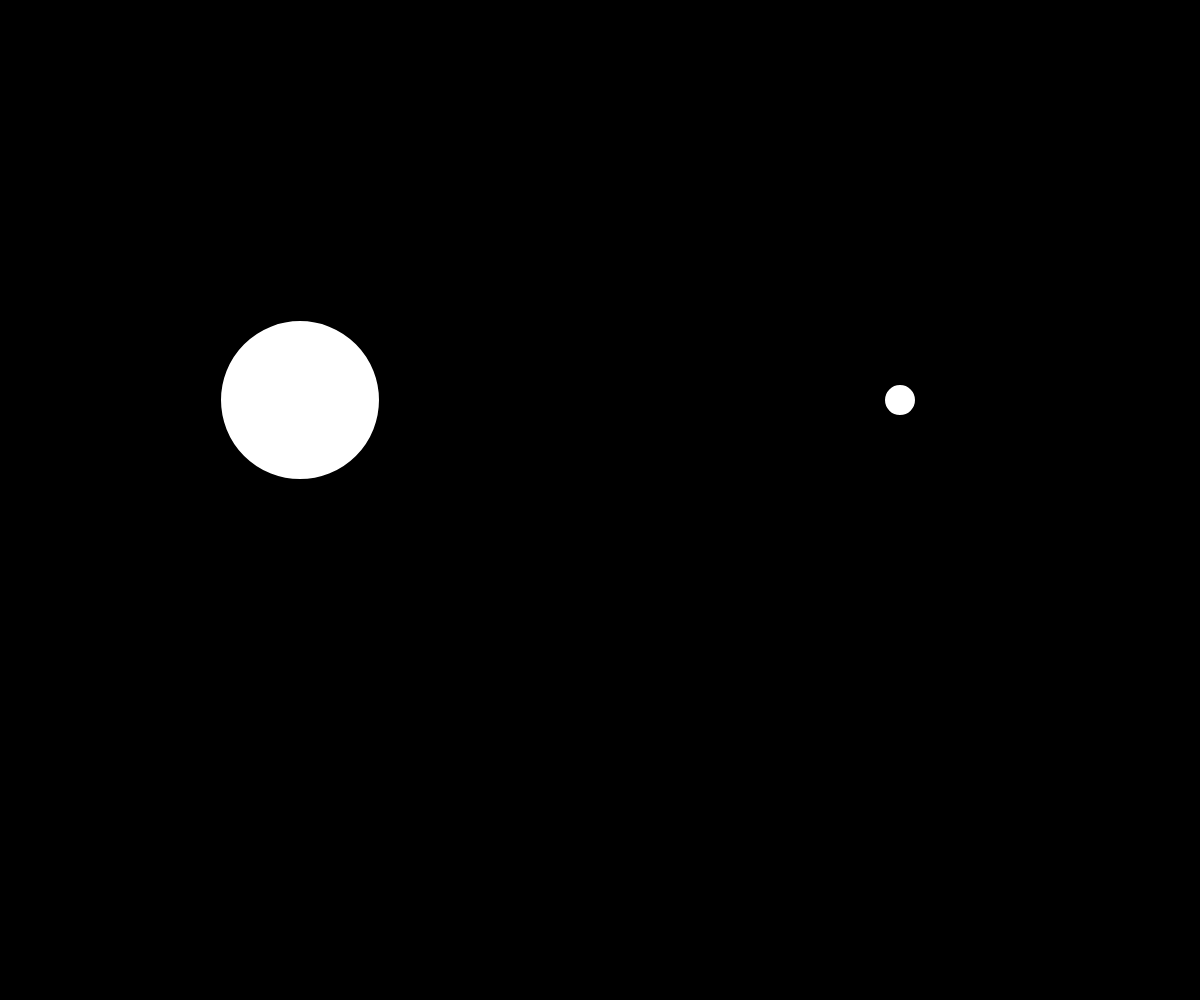
Frame 1 (no input)
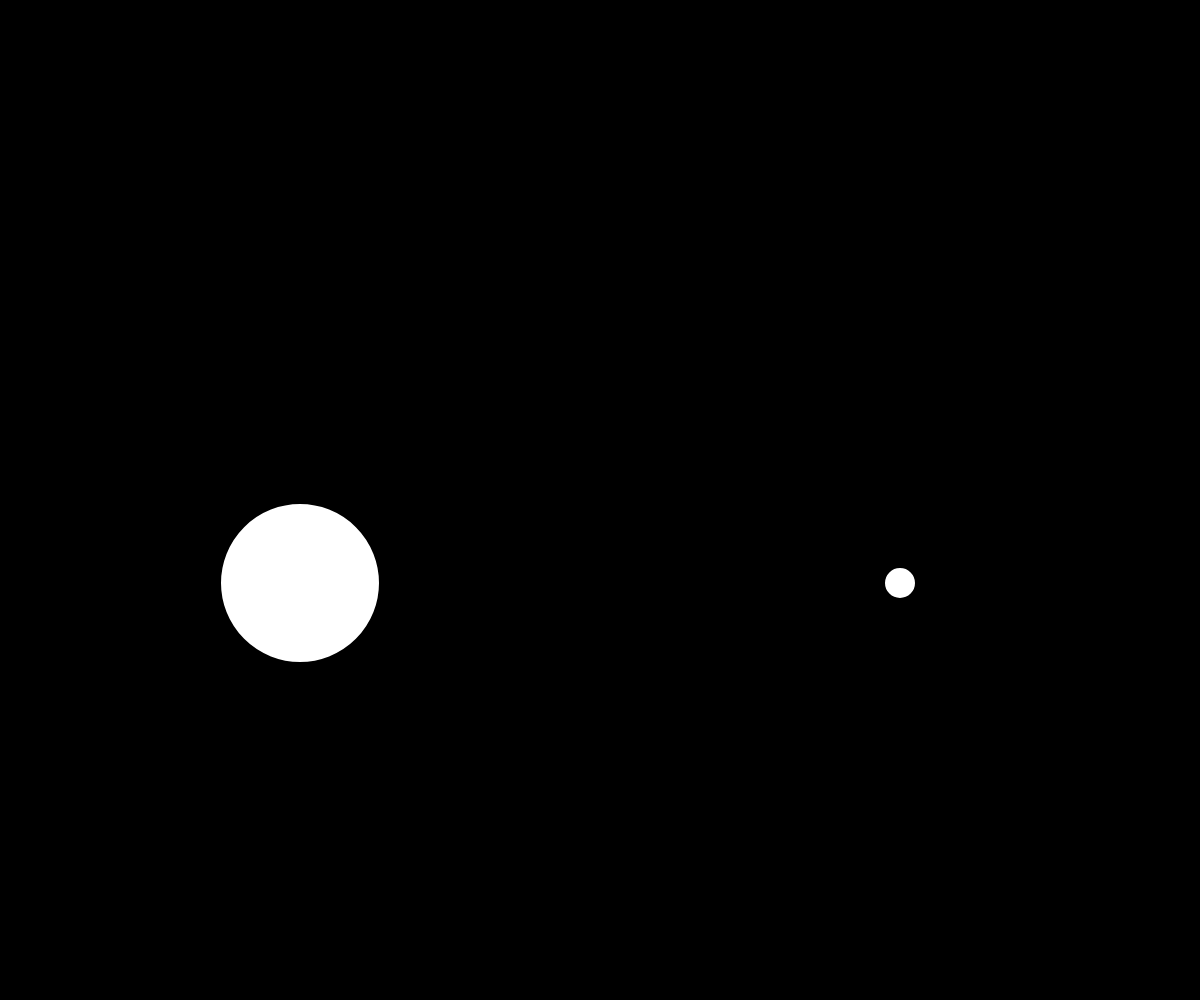
Frame 60 (no input)
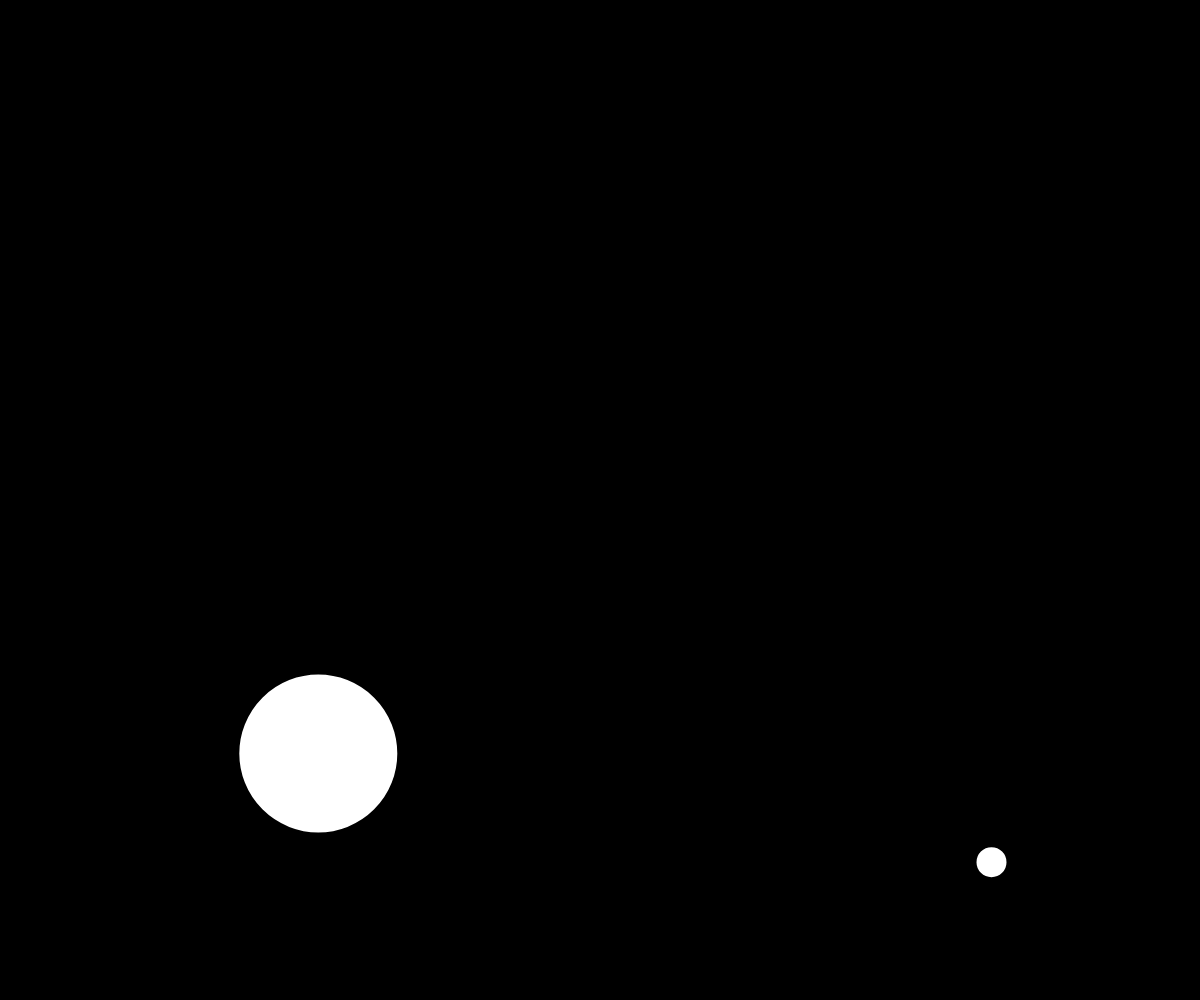
Frame 120 (the mouse pressed at the canvas centre since frame 60)

The p5.js sketch that drew these frames (run headless with seeded random() and noise() and a simulated clock; from frame 60 on, the mouse is pressed at the canvas centre):

// p5.js sketch
// ── sketch.js
let moverA;
let moverB;

function setup() {
  createCanvas(windowWidth, windowHeight);
  // A large Mover on the left side of the window
  moverA = new Mover(width / 4, 400, 10);
  // A smaller Mover on the right side of the window
  moverB = new Mover(width - width / 4, 400, 2);
}

function draw() {
  background(0);

  let gravity = createVector(0, 0.1);

  // On multiplie la force de gravité par la masse
  let gravityA = p5.Vector.mult(gravity, moverA.mass);
  moverA.applyForce(gravityA);
  let gravityB = p5.Vector.mult(gravity, moverB.mass);
  moverB.applyForce(gravityB);

  if (mouseIsPressed) {
    let wind = createVector(0.1, 0);
    moverA.applyForce(wind);
    moverB.applyForce(wind);
  }

  moverA.update();
  moverA.display();
  moverA.checkEdges();

  moverB.update();
  moverB.display();
  moverB.checkEdges();
}
// ── mover.js
class Mover {
  constructor(x, y, m) {
    this.mass = m;
    this.radius = m * 8;
    this.position = createVector(x, y);
    this.velocity = createVector(0, 0);
    this.acceleration = createVector(0, 0);
  }

  applyForce(force) {
    let f = p5.Vector.div(force, this.mass);
    this.acceleration.add(f);
  }

  update() {
    this.velocity.add(this.acceleration);
    this.position.add(this.velocity);
    this.acceleration.mult(0);
  }

  display() {
    stroke(0);
    strokeWeight(2);
    fill(255);
    ellipse(this.position.x, this.position.y, this.radius * 2);
  }

  checkEdges() {
    if (this.position.x > width - this.radius) {
      this.position.x = width - this.radius;
      this.velocity.x *= -1;
    } else if (this.position.x < this.radius) {
      this.position.x = this.radius;
      this.velocity.x *= -1;
    }
    if (this.position.y > height - this.radius) {
      this.position.y = height - this.radius;
      this.velocity.y *= -1;
    }
  }

}
